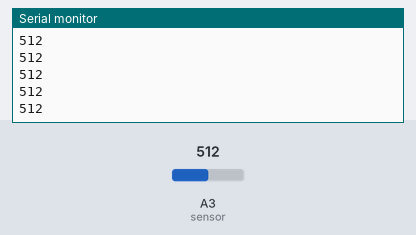
Simulated run of this sketch. Board: Arduino Uno, built with avr-gcc and run on an emulated ATmega328P. Shown: the last lines printed to the serial monitor. The inputs (shaded band) are chosen by the test bench; at power-on: A3 (sensor) = 512.

Above: at 1.2 s.
1.3 s: A3 (sensor) set to 716
At 1.32 s:
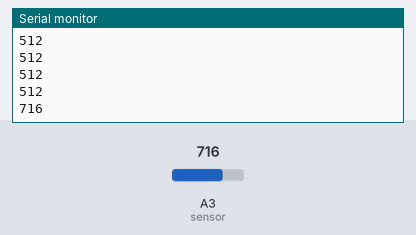
2.8 s: A3 (sensor) set to 900
At 2.83 s:
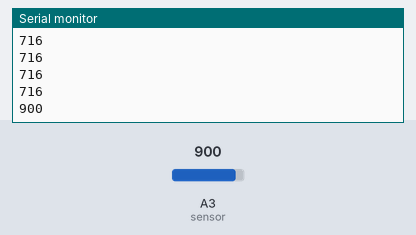
Timing chart, 0 to 5.8 s (numbered marks = the images above; inputs shaded):
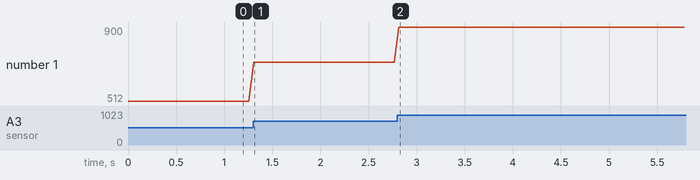

The sketch:

EMG_Arduino.ino
```cpp
// --------------------------------------------------
// MyoWare streaming
// --------------------------------------------------

void setup() {
  Serial.begin(115200);
  while (!Serial);                 // Espera al monitor serie
}

void loop() {
  // 1) Leer EMG y mandar al PC
  int sensorValue = analogRead(A3); // Cambia a Ax si tu sensor está ahí
  Serial.println(sensorValue);

  delay(50);
}
```

Measured:
- after the input at 1.3 s, the serial monitor: prints a new line at once (image 1)
- after the input at 2.8 s, the serial monitor: prints a new line at once (image 2)
- plotted number 1: 512 → 716 after the input at 1.3 s, 716 → 900 after the input at 2.8 s
